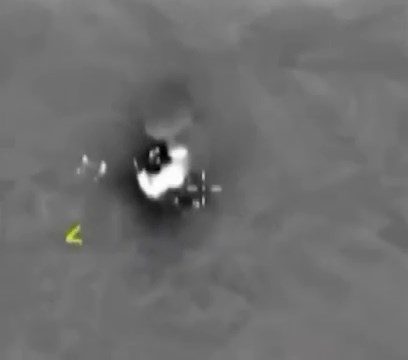
//> input picture Litvinov_Oleg/СТЗ/Lab3_task1/Lab3_task1/ig_0.jpg, 408 x 360 px
$ ./Source   (built with g++ and OpenCV 4)
//> lines starting //> are read from the running program, lines starting //| are printed output that depends on the picture; after the words box and inside, x2 and y2 are one past the last pixel; in counts of white or black regions, pixels touching at a corner belong together
#include <stdlib.h>
#include <stdio.h>
#include <opencv2\core\core.hpp>
#include <opencv2/imgproc/imgproc.hpp>
#include <opencv2/highgui/highgui.hpp>
#include <opencv2\imgcodecs.hpp>
#include <iostream>
#include <tuple>
#include <string>

using namespace std;
using namespace cv;

class Allababah
{
public:
	//Constructor
	Allababah(const Mat &input1, const Mat &input2, const Mat&input3, int input_thresh1, int input_thresh2, int input_thresh3)
	{
		img1 = input1.clone();
		img2 = input2.clone();
		img3 = input3.clone();
		thresh1 = input_thresh1;
		thresh2 = input_thresh2;
		thresh3 = input_thresh3;
	}

	//Constructor from existing instance
	Allababah(const Allababah &existing_instance)
	{
		img1 = existing_instance.img1.clone();
		img2 = existing_instance.img2.clone();
		img3 = existing_instance.img3.clone();
		thresh1 = existing_instance.thresh1;
		thresh2 = existing_instance.thresh2;
		thresh3 = existing_instance.thresh3;
	}

	//Default constructor
	Allababah()
	{
	}

	//Default destructor
	~Allababah()
	{
	}

	Mat img1;
	Mat img2;
	Mat img3;
	int thresh1;
	int thresh2;
	int thresh3;
};

void Trackbar_Callback(int pos, void* userdata);
void show_target(const Mat &img, int binary_thresh, int down_thresh, int up_thresh, string str);

int main(int argc, char** argv)
{
	Mat img1 = imread("ig_0.jpg");
//> img1 is the input picture: 360 rows x 408 cols, CV_8UC3; mean B, G, R 110.1, 110.2, 110.2
	Mat img2 = imread("ig_1.jpg");
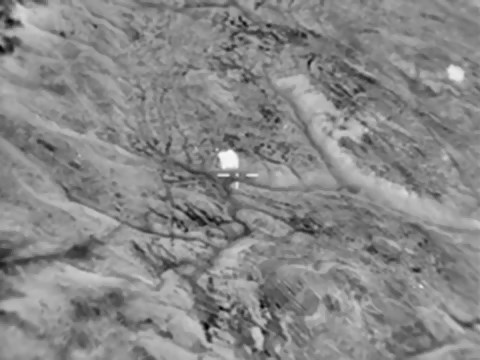
//> input picture Litvinov_Oleg/СТЗ/Lab3_task1/Lab3_task1/ig_1.jpg, 480 x 360 px
//> img2 is the input picture: 360 rows x 480 cols, CV_8UC3; min 3, max 250, mean 135.5
	Mat img3 = imread("ig_2.jpg");
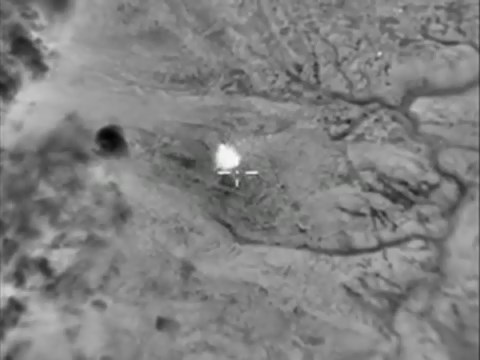
//> input picture Litvinov_Oleg/СТЗ/Lab3_task1/Lab3_task1/ig_2.jpg, 480 x 360 px
//> img3 is the input picture: 360 rows x 480 cols, CV_8UC3; mean B, G, R 128.4, 128.5, 128.5
	Allababah *babah = new Allababah(img1, img2, img3, 200, 100, 200);

	namedWindow("Threshold window");

	createTrackbar("Binary_threshold", "Threshold window", &(babah->thresh1), 255, Trackbar_Callback, babah);
	createTrackbar("Canny_down_threshold", "Threshold window", &(babah->thresh2), 255, Trackbar_Callback, babah);
	createTrackbar("Canny_up_threshold", "Threshold window", &(babah->thresh3), 255, Trackbar_Callback, babah);

	waitKey(0);
	return 0;
}

void Trackbar_Callback(int pos, void* userdata)
{
	Allababah *babah = (Allababah*)userdata;

	cout << "Binary_threshold " << babah->thresh1 << '\n';
	cout << "Canny_down_threshold " << babah->thresh2 << '\n';
	cout << "Canny_up_threshold " << babah->thresh3 << '\n' << '\n';

	show_target(babah->img1, babah->thresh1, babah->thresh2, babah->thresh3, "ig_0");
	show_target(babah->img2, babah->thresh1, babah->thresh2, babah->thresh3, "ig_1");
	show_target(babah->img3, babah->thresh1, babah->thresh2, babah->thresh3, "ig_2");
}

void show_target(const Mat &img, int binary_thresh, int down_thresh, int up_thresh, string str)
{
//> called with binary_thresh = 200, down_thresh = 100, up_thresh = 200, str = "ig_0"
	Mat img_binary;
	threshold(img, img_binary, binary_thresh, 255, THRESH_BINARY);

	Mat img_canny;
	Canny(img_binary, img_canny, down_thresh, up_thresh, 3, true);
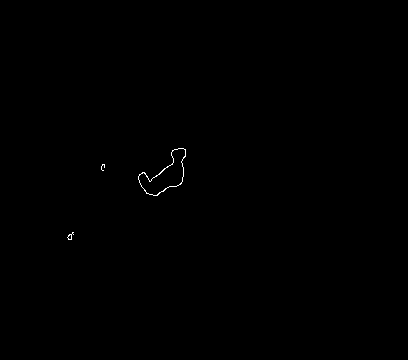
//> img_canny: 360 rows x 408 cols, CV_8UC1; 0.14% white in thin lines or dots, all inside (x1, y1, x2, y2) = (67, 148, 186, 240)

	vector<vector<Point>> img_cnts;
	findContours(img_canny.clone(), img_cnts, CV_RETR_EXTERNAL, CV_CHAIN_APPROX_NONE);
//> img_cnts = 3 contours, 2 with area under 20; largest, box (x1, y1, x2, y2) and area: (138, 148, 186, 196) 996

	Mat img_filled_cnts = img.clone();
	drawContours(img_filled_cnts, img_cnts, -1, Scalar(0, 0, 255), CV_FILLED);
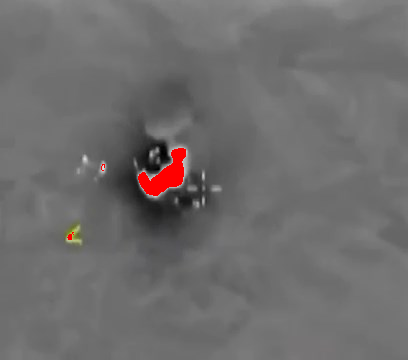
//> img_filled_cnts: 360 rows x 408 cols, CV_8UC3; 0.76% of pixels changed, all inside (x1, y1, x2, y2) = (67, 148, 186, 240)
	imshow("Image " + str + " with filled contours", img_filled_cnts);

	Mat target = img.clone();
	//Image moments
	for (int i = 0; i < img_cnts.size(); i++)
	{
		if (img_cnts[i].size() > 41)
		{
			Moments mnts = moments(img_cnts[i]);
			double m00 = mnts.m00;
			double m01 = mnts.m01;
			double m10 = mnts.m10;
			int Xc = int(m10 / m00);
			int Yc = int(m01 / m00);
			circle(target, {Xc, Yc}, 4, Scalar(0, 255, 0), -1);
		}
	}
//> this loop made 3 passes
//> (m00, m01, m10, Xc, Yc) on pass 3: (996.5, 174551, 164507.5, 165, 175)
//> target: 360 rows x 408 cols, CV_8UC3; 49 pixels changed, all inside (x1, y1, x2, y2) = (161, 171, 170, 180)
//> call 2 of show_target, with binary_thresh = 200, down_thresh = 100, up_thresh = 200, str = "ig_1"
//> in show_target (call 2), `threshold(img, img_binary, binary_thresh, 255, THRESH_BINARY);`: img_binary: 360 rows x 480 cols, CV_8UC3; 0.39% white; 22 white regions (17 under 20 px), largest, box (x1, y1, x2, y2) and area: (218, 150, 238, 169) 286, (448, 66, 463, 81) 173, (18, 5, 26, 23) 76, (400, 189, 408, 196) 32, (247, 174, 258, 176) 20
//> in show_target (call 2), `Canny(img_binary, img_canny, down_thresh, up_thresh, 3, true);`: img_canny: 360 rows x 480 cols, CV_8UC1; 0.19% white in thin lines or dots, all inside (x1, y1, x2, y2) = (17, 5, 480, 337)
//> in show_target (call 2), `findContours(img_canny.clone(), img_cnts, CV_RETR_EXTERNAL, CV_CHAIN_A..`: img_cnts = 21 contours, 16 with area under 20; largest, box (x1, y1, x2, y2) and area: (218, 149, 238, 169) 282, (447, 65, 463, 81) 172, (17, 5, 26, 23) 75, (400, 189, 408, 196) 32, (87, 273, 98, 278) 20
//> in show_target (call 2), `drawContours(img_filled_cnts, img_cnts, -1, Scalar(0, 0, 255), CV_FILL..`:
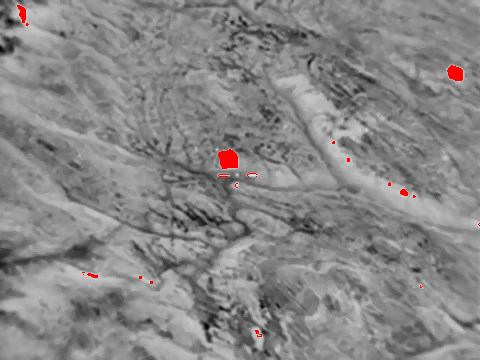
//> img_filled_cnts: 360 rows x 480 cols, CV_8UC3; 0.47% of pixels changed, all inside (x1, y1, x2, y2) = (17, 5, 480, 337)
//> the loop in show_target (call 2), `for (int i = 0; i < img_cnts.size(); i++)` made 21 passes
//> (m00, m01, m10, Xc, Yc) on passes 17, 19: (282.5, 44884.2, 64404.3, 227, 158), (171.5, 12500.5, 78029.5, 454, 72)
//> after the loop in show_target (call 2), `for (int i = 0; i < img_cnts.size(); i++)`: target: 360 rows x 480 cols, CV_8UC3; 0.06% of pixels changed, all inside (x1, y1, x2, y2) = (223, 68, 459, 163)
//> call 3 of show_target, with binary_thresh = 200, down_thresh = 100, up_thresh = 200, str = "ig_2"
//> in show_target (call 3), `threshold(img, img_binary, binary_thresh, 255, THRESH_BINARY);`: img_binary: 360 rows x 480 cols, CV_8UC3; mean B, G, R 0.7, 0.7, 0.7
//> in show_target (call 3), `Canny(img_binary, img_canny, down_thresh, up_thresh, 3, true);`:
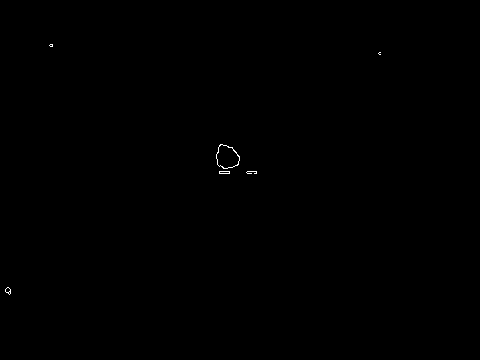
//> img_canny: 360 rows x 480 cols, CV_8UC1; 0.09% white in thin lines or dots, all inside (x1, y1, x2, y2) = (5, 44, 381, 295)
//> in show_target (call 3), `findContours(img_canny.clone(), img_cnts, CV_RETR_EXTERNAL, CV_CHAIN_A..`: img_cnts = 6 contours, 3 with area under 20; largest, box (x1, y1, x2, y2) and area: (216, 144, 240, 169) 408, (5, 287, 11, 295) 24, (219, 171, 230, 174) 20
//> in show_target (call 3), `drawContours(img_filled_cnts, img_cnts, -1, Scalar(0, 0, 255), CV_FILL..`:
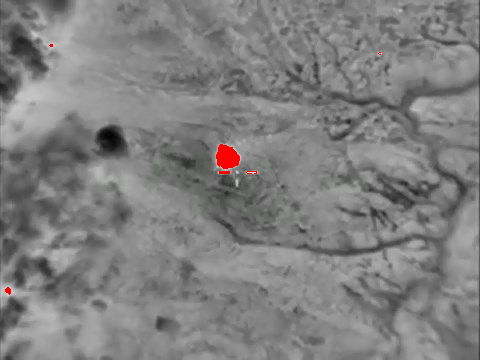
//> img_filled_cnts: 360 rows x 480 cols, CV_8UC3; 0.32% of pixels changed, all inside (x1, y1, x2, y2) = (5, 44, 381, 295)
//> the loop in show_target (call 3), `for (int i = 0; i < img_cnts.size(); i++)` made 6 passes
//> (m00, m01, m10, Xc, Yc) on pass 4: (408, 63950.7, 92526.5, 226, 156)
//> after the loop in show_target (call 3), `for (int i = 0; i < img_cnts.size(); i++)`: target: 360 rows x 480 cols, CV_8UC3; 49 pixels changed, all inside (x1, y1, x2, y2) = (222, 152, 231, 161)
	imshow("target point " + str, target);
}
